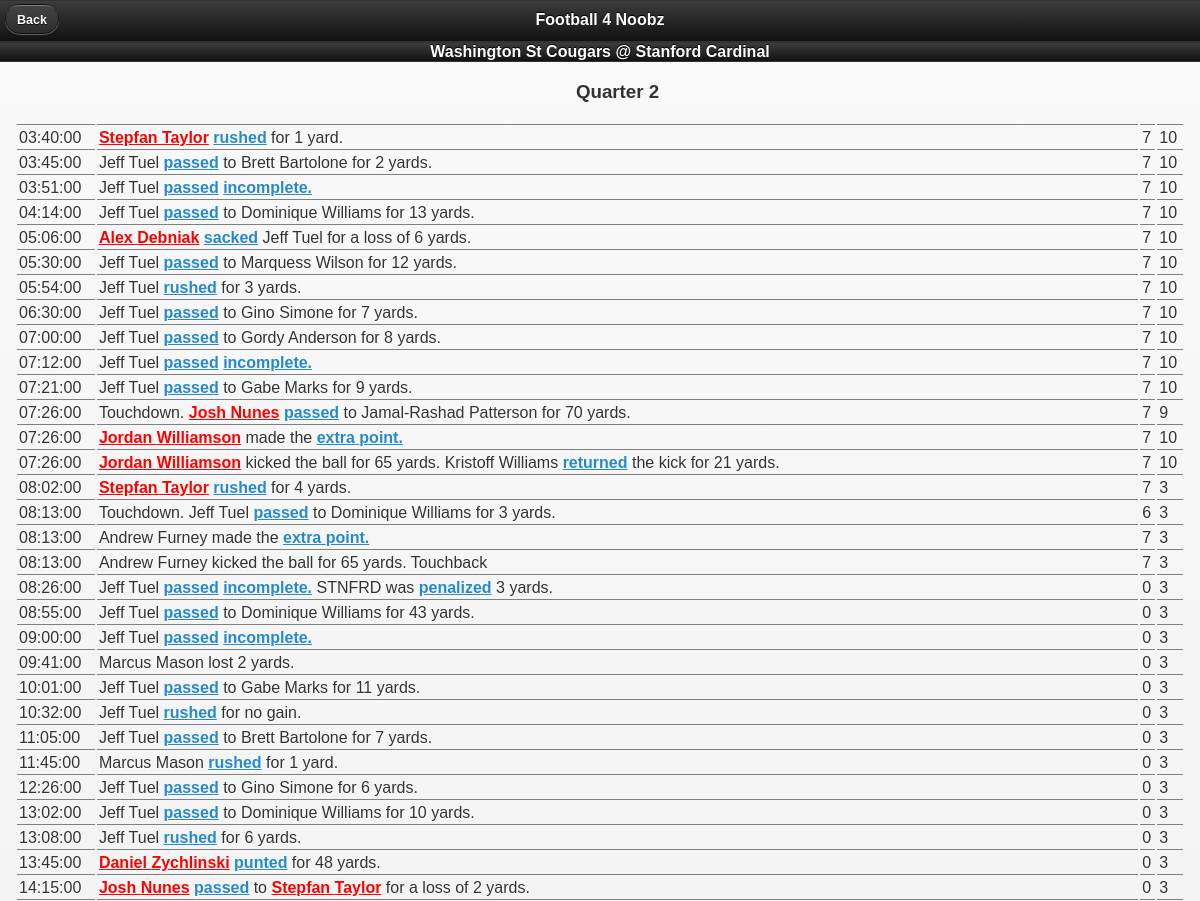
Page /game.php?id=2&week=9 (upper part) on the earlier database version.
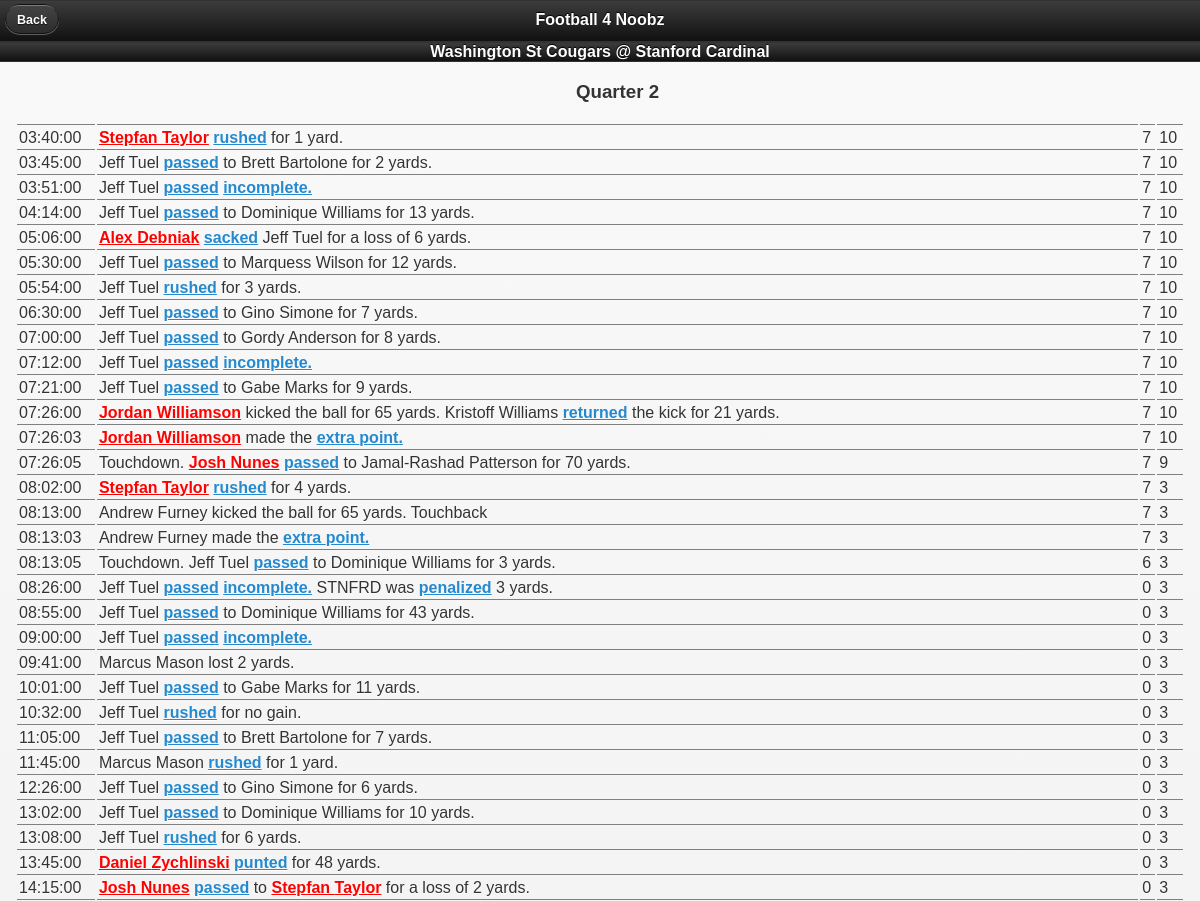
Same page on the later database version.
### tables this page shows
CREATE TABLE Team
(
	id integer PRIMARY KEY,
	name varchar(100)
);

CREATE TABLE Play
(
	id integer PRIMARY KEY,
	gameId integer,
	quarter integer,
	clock varchar(100),
	awayScore integer,
	homeScore integer,
	description text
);

### dbfuncs.php (called while the page is built, shortened)
<?php
	function executeQuery($db, $query)
	{
		$return_value = array();
		try
		{
			$stmt = $db->prepare($query);
			$stmt->execute();
			$result = $stmt->fetch(PDO::FETCH_ASSOC);
			while($result !== false)
			{
				array_push($return_value, $result);
				$result = $stmt->fetch(PDO::FETCH_ASSOC);
			}
			return $return_value;
		}
		catch (PDOException $e)
		{
			print $e->getMessage();
		}
		return false;
	}
?>

### game.php (the view, shortened to what this page needs)
<?php
	include ("./dbconnect.php");
	include ("./dbfuncs.php");
	include ("./funcs.php");
	$gameId = $_GET["id"];
	$week = $_GET["week"];
	$gameResult = executeQuery($db, "select * from Game where id = "
		. $gameId . ";");
	$playResult = executeQuery($db, "select * from Play where gameId = "
		. $gameId . " order by quarter desc, clock;");
	$awayTeam = executeQuery($db, "select * from Team where id = "
		. $gameResult[0]["awayTeamId"] . ";");
	$homeTeam = executeQuery($db, "select * from Team where id = "
		. $gameResult[0]["homeTeamId"] . ";");
?>
<html>
	<head>
		<link rel="stylesheet" href="jquery.mobile-1.2.0.css" />
		<link rel="stylesheet" href="style.css" />
	</head>
	<body>
		<div data-role="page">
			<div data-role="header">
				<a href="../147project/#week<?= $week ?>">
					Back
				</a>
				<h1>Football 4 Noobz</h1>
			</div>
			<div data-role="header">
				<center>
					<?= $awayTeam[0]["name"] ?> @ <?= $homeTeam[0]["name"] ?>
				</center>
			</div>
			<div data-role="content">
				<table class="playtable">
					<?php
						$curquarter = $playResult[0]["quarter"];
					?>
						<tr>
							<td></td>
							<td><center><h3>Quarter <?= $curquarter ?></h3></center>
							<td></td>
							<td></td>
					<?
						foreach ($playResult as $play)
						{
					?>
							<tr>
								<td><?= $play["clock"] ?></td>
								<td><?= processDescription($db, $play["description"], $gameId, $week) ?></td>
								<td><?= $play["awayScore"] ?></td>
								<td><?= $play["homeScore"] ?></td>
							</tr>
					<?php
						}
					?>
				</table>
			</div>
		</div>
	</body>
</html>

### funcs.php
<?php
	function processDescription($db, $description, $gameId, $week)
	{
		$descArray = explode(" ", $description);
		$index = 0;
		while (true)
		{
			$check = $descArray[$index] . " " . $descArray[$index + 1];
			$check = preg_replace("/[^A-Za-z0-9 ]/", '', $check);
			$checkResult = executeQuery($db,
				"select id from Term where name = \"" . $check
				. "\" union all select termId as id from Alias where alias = \""
				. $check . "\";");
			if (count($checkResult) != 0)
			{
				$term = $checkResult[0];
				$typeResult = executeQuery($db,
					"select type from Term where id=" . $term["id"] . ";");
				$type = $typeResult[0];
				if ($type["type"] == "player")
				{
					$style = "color: red;";
				}
				else
				{
					$style = "";
				}
				$descArray[$index] = "<a style='" . $style . "' href='term.php?termId=" . $term["id"]
					. "&gameId=" . $gameId . "&week=" . $week . "'>" . $descArray[$index];
				$descArray[$index + 1] = $descArray[$index + 1] . "</a>";
				$index += 2;
			}
			else
			{
				$index++;
			}
			if ($index >= count($descArray) - 1)
				break;
		}
		$index = 0;
		while (true)
		{
			$check = $descArray[$index];
			$check = preg_replace("/[^A-Za-z0-9 ]/", '', $check);
			$checkResult = executeQuery($db,
				"select id from Term where name = \"" . $check
				. "\" union all select termId as id from Alias where alias = \""
				. $check . "\";");
			if (count($checkResult) != 0)
			{
				$term = $checkResult[0];
				$descArray[$index] = "<a href='term.php?termId=" . $term["id"]
					. "&gameId=" . $gameId . "&week=" . $week . "'>" . $descArray[$index]
					. "</a>";
			}
			$index++;
			if ($index >= count($descArray))
				break;
		}
		return implode (" ", $descArray);
	}
?>

### style.css (style rules this page uses)
table { width: 100%; }
td { margin: 0px; padding: 2px; }
table.playtable, table.playtable tr, table.playtable td { border-bottom: 1px solid gray; }

Differences in the rows shown:
shown differently, row unchanged: play "Jordan": moves up the list
changed play "Jordan extra": clock "07:26:00" → "07:26:03"; moves down the list
changed play "Josh": clock "07:26:00" → "07:26:05"
shown differently, row unchanged: play (number 16 of 31 on the later page): moves up the list
changed play "extra": clock "08:13:00" → "08:13:03"; moves down the list
changed play (number 18 of 31 on the later page): clock "08:13:00" → "08:13:05"
